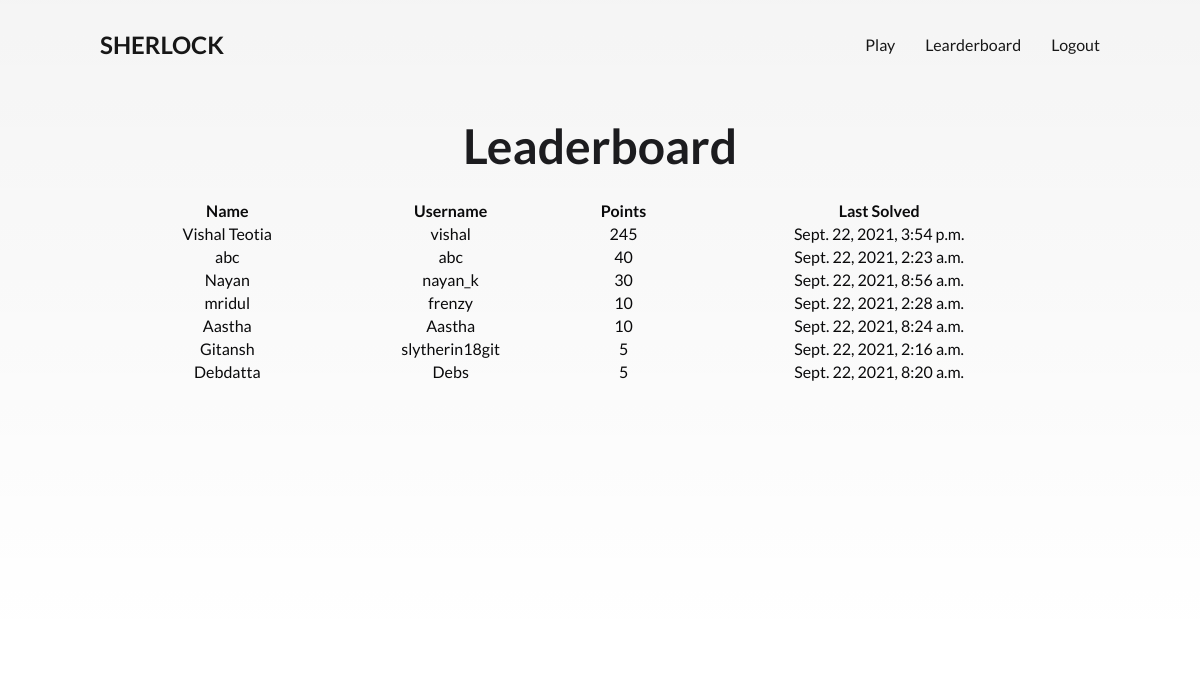
Page /leaderboard/ (signed in) on the committed database.
### quiz/models.py (models this page shows, shortened)
class stud(models.Model):
	name = models.CharField(max_length=32)
	username = models.CharField(max_length=32)
	points = models.PositiveIntegerField(default=0)
	lql = models.PositiveIntegerField(default=1)
	time = models.DateTimeField(default=timezone.now)

### quiz/views.py (the view)
# urls.py: path('leaderboard/', quiz_view.leaderboard, name='leaderboard'),
def leaderboard(request):
	stud_list = stud.objects.all().order_by('-points')
	return render(request, 'quiz/leaderboard.html', {'list': stud_list})

### quiz/templates/quiz/leaderboard.html (shortened to what this page needs)
{% extends 'quest/base.html' %} {% load crispy_forms_tags %}  {% block content %}
<div class="cover1 centered">
  <h1>Leaderboard</h1>
  <table class="w3-table w3-striped w3-border w3-center-align" width="80%">
    <tr class="w3-center w3-blue">
      <th>Name</th>
      <th>Username</th>
      <th>Points</th>
      <th>Last Solved</th>
    </tr>
    {% for user in list%}
    <tr>
      <td>{{ user.name }}</td>
      <td>{{ user.username }}</td>
      <td>{{user.points}}</td>
      <td>{{user.time}}</td>
    </tr>
    {% endfor %}
  </table>
</div>
{% endblock %}

### quest/templates/quest/base.html (style rules this page uses)
*, *:before, *:after { -webkit-box-sizing: inherit; -moz-box-sizing: inherit; box-sizing: inherit; }
html { -webkit-box-sizing: border-box; -moz-box-sizing: border-box; box-sizing: border-box; }
body { font-family: "Lato", sans-serif; margin: 0; -webkit-background-size: cover; -moz-background-size: cover; background-size: cover; color: #0a0a0b; }
h1 { font-size: 3rem; font-weight: 700; color: rgb(28, 28, 31); margin: 0 0 1.5rem; }

### quiz/templates/quiz/leaderboard.html (style rules this page uses)
.centered { text-align: center; }
.cover1 { height: 100vh; width: 100%; background: -webkit-gradient( linear, left top, left bottom, from(rgba(0, 0, 0, 0.05)), to(rgba(0, 0, 0, 0)) ); background: -webkit-linear-gradient( top, rgba(0, 0, 0, 0.05) 0%, rgba(0, 0, 0, 0) 100% ); background: linear-gradient( to bottom, rgba(0, 0, 0, 0.05) 0%, rgba(0, 0, 0, 0) 100% ); margin-top: -150px; display: -webkit-box; display: flex; -webkit-box-orient: vertical; -webkit-box-direction: normal; flex-direction: column; -webkit-box-pack: center; justify-content: center; -webkit-box-align: center; align-items: center; }

### rows in the picture
stud: name "Vishal Teotia", username "vishal", points "245", time "Sept. 22, 2021, 3:54 p.m."
stud: name "abc", username "abc", points "40", time "Sept. 22, 2021, 2:23 a.m."
stud: name "Nayan", username "nayan_k", points "30", time "Sept. 22, 2021, 8:56 a.m."
stud: name "mridul", username "frenzy", points "10", time "Sept. 22, 2021, 2:28 a.m."
stud: name "Aastha", username "Aastha", points "10", time "Sept. 22, 2021, 8:24 a.m."
stud: name "Gitansh", username "slytherin18git", points "5", time "Sept. 22, 2021, 2:16 a.m."
stud: name "Debdatta", username "Debs", points "5", time "Sept. 22, 2021, 8:20 a.m."
